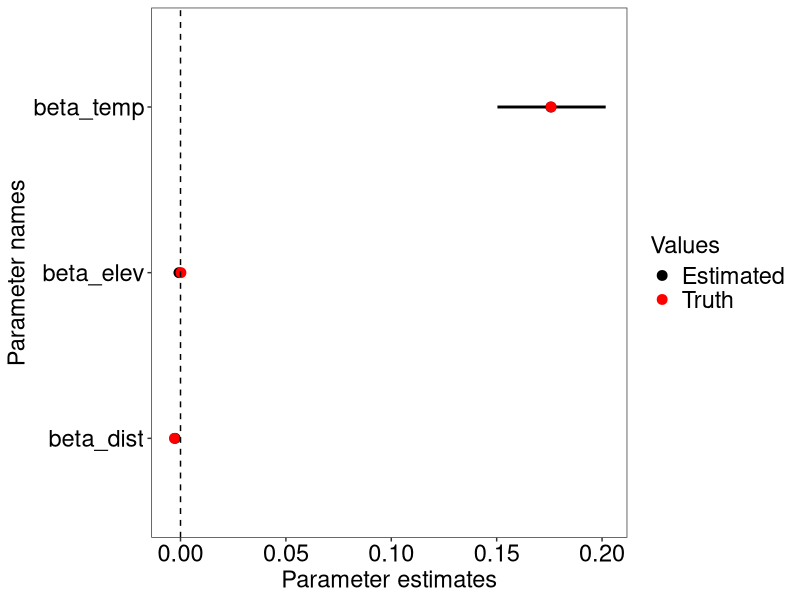

Generate this figure with R:
## ---- chunk 1
require(data.table)
require(MASS)
require(ggplot2)
## ---- chunk 2
#Number of islands - matches our dataset
n.islands <- 46

set.seed(345) #Change this to whatever - just want to make sure final results are consistent and replicable

#Create some data that roughly matches the structure of the existing variables in sub-model 1 (above)
dat <- data.frame(Maximum_elevation_ft = rpois(n = n.islands, lambda = 4224),
                  distance_continent_10km = rgamma(n.islands, shape = 0.92, rate = 0.005),
                  Max_temp_deg_C_BIO5 = rnorm(n.islands, mean =30, sd=6))

## ---- chunk 3
beta_elev <- 0.0002
beta_dist <- -0.0029
beta_temp <- 0.1758
## ---- chunk 4
native_eqn <- exp((beta_elev * dat$Maximum_elevation_ft)+
                          (beta_dist * dat$distance_continent_10km) + 
                          (beta_temp * dat$Max_temp_deg_C_BIO5))

#Very simply, this is the structure of a negative binomial equation - it's essentially the same as a linear equation, but the whole thing is exp-ed
## ---- chunk 5
#Now, the size variable here will actually determine the dispersion parameter (obviously with some variability built in).
set.seed(345) #Change this to whatever - just want to make sure final results are consistent and replicable
dat$Native_species <- rnbinom(n= n.islands, size = 3, mu=native_eqn)
## ---- chunk 6
sim1 <-   glm.nb(Native_species ~ 
                       Maximum_elevation_ft +
                       distance_continent_10km +
                       Max_temp_deg_C_BIO5,
                       data = dat)

summary(sim1)
#Note the dispersion parameter here (theta)
## ---- chunk 7
compare.dat <- data.frame(
  
  truth = c(beta_elev, beta_dist, beta_temp),
  
  names = c("beta_elev", "beta_dist", "beta_temp"),
  
  sim1.mean = c(
    
    coef(sim1)[names(coef(sim1)) == "Maximum_elevation_ft"],
    coef(sim1)[names(coef(sim1)) == "distance_continent_10km" ],
    coef(sim1)[names(coef(sim1)) == "Max_temp_deg_C_BIO5"]
  ),
  
  sim1.q2.5 = c(
    
    confint(sim1)[rownames(confint(sim1)) == "Maximum_elevation_ft", 1],
    confint(sim1)[rownames(confint(sim1)) == "distance_continent_10km", 1],
    confint(sim1)[rownames(confint(sim1)) == "Max_temp_deg_C_BIO5", 1]
  ),
  
  sim1.q97.5 = c(
    
    confint(sim1)[rownames(confint(sim1)) == "Maximum_elevation_ft", 2],
    confint(sim1)[rownames(confint(sim1)) == "distance_continent_10km", 2],
    confint(sim1)[rownames(confint(sim1)) == "Max_temp_deg_C_BIO5", 2]
  ))
## ---- chunk 8
# Set colors for truth and estimates
cols <- c("Truth" = "red", "Estimated" = "black")

# Make the plot
ggplot(compare.dat, aes(x= names, y=sim1.mean, ymin=sim1.q2.5, ymax=sim1.q97.5))+ 
  geom_linerange(linewidth = 1) +
  geom_point(size = 3, aes(x = names, y = sim1.mean, col = "Estimated")) +
  geom_point(size = 3, aes(x = names, y = truth, col = "Truth")) +
  scale_colour_manual("Values", values=cols)+
  geom_hline(yintercept = 0, lty=2) +
  coord_flip() + ylab('Parameter estimates') +
  xlab("Parameter names") +
  theme_bw()+ 
  theme(axis.text.x = element_text(size = 17, color = "black"), 
        axis.text.y = element_text(size = 17, color = "black"), 
        axis.title.y = element_text(size = 17, color = "black"), 
        axis.title.x =element_text(size = 17, color = "black"),
        legend.title =element_text(size = 17, color = "black"),
        legend.text =element_text(size = 17, color = "black"),
        panel.grid.major = element_blank(), 
        panel.grid.minor = element_blank()) 
